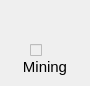
            <widget class="QWidget" name="wMining" native="true">
             <property name="sizePolicy">
              <sizepolicy hsizetype="Fixed" vsizetype="Expanding">
               <horstretch>0</horstretch>
               <verstretch>0</verstretch>
              </sizepolicy>
             </property>
             <property name="minimumSize">
              <size>
               <width>90</width>
               <height>76</height>
              </size>
             </property>
             <property name="maximumSize">
              <size>
               <width>90</width>
               <height>16777215</height>
              </size>
             </property>
             <property name="styleSheet">
              <string notr="true">#wMining {
	background-color: white
}

#wMining:hover {
	background-color: #D9D9D9;
}

#wMining[is_pressed=&quot;true&quot;] {
	background-color: #B70000;
}

#wMining[is_checked=&quot;true&quot;] {
	background-color: #ff0000;
}</string>
             </property>
             <property name="is_checked" stdset="0">
              <bool>false</bool>
             </property>
             <property name="is_pressed" stdset="0">
              <bool>false</bool>
             </property>
             <widget class="QLabel" name="label_16">
              <property name="geometry">
               <rect>
                <x>30</x>
                <y>7</y>
                <width>41</width>
                <height>51</height>
               </rect>
              </property>
              <property name="styleSheet">
               <string notr="true"/>
              </property>
              <property name="text">
               <string/>
              </property>
              <property name="pixmap">
               <pixmap resource="../res.qrc">:/res/mining.png</pixmap>
              </property>
             </widget>
             <widget class="QCheckBox" name="checkBox">
              <property name="enabled">
               <bool>false</bool>
              </property>
              <property name="geometry">
               <rect>
                <x>30</x>
                <y>40</y>
                <width>20</width>
                <height>20</height>
               </rect>
              </property>
              <property name="styleSheet">
               <string notr="true">/* =========== CheckBox ==============*/
QCheckBox {
    spacing: 5px;
	color: Black;
}

QCheckBox::indicator {
    width: 12px;
    height: 12px;
}

QCheckBox::indicator:unchecked {
	image: url(:/res/check_unchecked.png);
}

QCheckBox::indicator:unchecked:hover {
    image: url(:/res/check_unchecked.png);
}

QCheckBox::indicator:unchecked:pressed {
    image: url(:/res/check_unchecked.png);
}

QCheckBox::indicator:checked {
	image: url(:/res/check_checked.png);
}

QCheckBox::indicator:checked:hover {
    image: url(:/res/check_checked.png);
}

QCheckBox::indicator:checked:pressed {
    image: url(:/res/check_checked.png);
}
</string>
              </property>
              <property name="text">
               <string/>
              </property>
              <property name="checkable">
               <bool>true</bool>
              </property>
             </widget>
             <widget class="QLabel" name="label_17">
              <property name="geometry">
               <rect>
                <x>0</x>
                <y>57</y>
                <width>90</width>
                <height>20</height>
               </rect>
              </property>
              <property name="font">
               <font>
                <pointsize>11</pointsize>
                <stylestrategy>PreferAntialias</stylestrategy>
               </font>
              </property>
              <property name="styleSheet">
               <string notr="true">QLabel {
	color: Black;
}</string>
              </property>
              <property name="text">
               <string>Mining</string>
              </property>
              <property name="alignment">
               <set>Qt::AlignCenter</set>
              </property>
             </widget>
            </widget>
